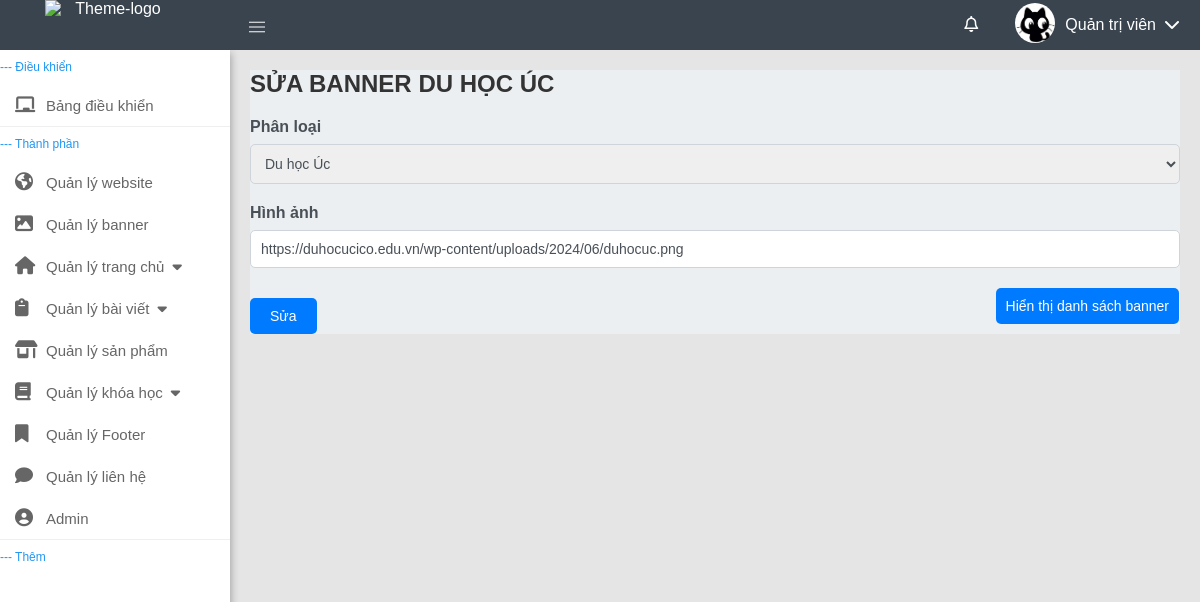
Page /Admin/index.php?task=suabaner&bn=dhuc&idsua=5 (signed in) on the committed database.
### tables this page shows
CREATE TABLE `ql_dangnhap` (
  `id` int(11) NOT NULL,
  `use` varchar(50) NOT NULL,
  `pass` varchar(30) NOT NULL,
  `tgbd` varchar(255) NOT NULL,
  `tthai` varchar(255) NOT NULL,
  `tgdn` int(11) NOT NULL,
  `level` int(11) NOT NULL,
  `hdcuoi` varchar(255) NOT NULL,
  `hide` varchar(255) NOT NULL,
  `tenhh` varchar(255) NOT NULL,
  `img` longtext NOT NULL,
  `pquyen` varchar(255) NOT NULL
);

CREATE TABLE `ql_baner` (
  `baner` longtext NOT NULL,
  `pl` varchar(200) NOT NULL,
  `id` int(11) NOT NULL,
  `note` varchar(255) NOT NULL
);

### Admin/views/view.php (called while the page is built, shortened)
<?php
class View{
    public function suabaner(){
        include_once 'templates/qlbn.php';
    }
}
?>

### Admin/controllers/controller.php (called while the page is built, shortened)
<?php
require_once "models/model.php";
require_once "views/view.php";
class Controller
{
	var $model, $view, $useLogin, $uploadfile;
	function __construct()
	{
		$this->view = new View();
	}
	public function suabaner()
	{
		$this->view->suabaner();
	}
}
?>

### Admin/models/model.php (called while the page is built, shortened)
<?php
class Model
{
    public $conn;
    public function __construct()
    {
        $this->conn = mysqli_connect('localhost', 'root', '', 'ico_web_final', 4306);
    }
    public function getDatabanerid($id)
    {
        $sql = "SELECT * FROM `ql_baner` WHERE `id` = $id";
        return mysqli_query($this->conn, $sql);
    }
    public function getDatause($use)
    {
        $sql = "SELECT * FROM `ql_dangnhap` where `use`='$use'";
        return mysqli_query($this->conn, $sql);
    }
}
?>

### Admin/templates/qlbn.php (the view, shortened to what this page needs)
<?php
require_once "templates/header.php";
?>
<body>
    <?php
    require_once "model/head.php";
    ?>
    <div class="layout">
        <?php
        require_once "model/navbar.php";
        ?>
        <main class="content">
            <?php
            $getct = isset($_GET['bn']) ? $_GET['bn'] : "";
            if ($getct == "dhduc") {
                $ct = " du học Đức";
            } elseif ($getct == "xkldnhat") {
                $ct = " giới thiệu xuất khẩu lao động";
            } elseif ($getct == "dhuc") {
                $ct = " du học Úc";
            } elseif ($getct == "dhdl") {
                $ct = " du học Đài Loan";
            } elseif ($getct == "dhnb") {
                $ct = " du học Nhật Bản";
            } elseif ($getct == "dhhq") {
                $ct = " du học Hàn Quốc";
            } elseif ($getct == "contact") {
                $ct = " Trang liên hệ";
            } else
                $ct = "";
            ?>
            <div class="admin-dashboard">
                <h2 class="text-center mb-4">Sửa banner <?php echo $ct ?></h2>
                <form action="" method="post">
                    <?php
                    require_once 'models/model.php';
                    $model = new Model();
                    $getid = $_GET['idsua'];
                    $result = mysqli_fetch_assoc($model->getDatabanerid($getid));
                    ?>
                    <div class="mb-3">
                        <label for="title" class="form-label">Phân loại</label>
                        <select name="pl" class="form-control">
                            <option value="dhuc" <?php if ($getct == "dhuc")
                                echo "selected"; ?>>Du học Úc</option>
                        </select>
                    </div>
                    <div class="mb-3">
                        <label for="image" class="form-label">Hình ảnh</label>
                        <input type="text" class="form-control" name="baner" id="image"
                            value="<?php echo $result['baner'] ?>">
                    </div>
                    <div class="d-flex justify-content-end btnnn">
                        <button type="submit" name="editbaner" class="btn btn-primary">Sửa</button>
                        <a href="index.php?task=qlbaner" class="btn btn-primary ht">Hiển thị danh
                            sách banner</a>
                    </div>
                </form>
            </div>
        </main>
    </div>
</body>
</html>

### Admin/model/head.php (shortened to what this page needs)
<header class="header">
        <a href="../Ico_Web" target="_blank" class="logo"><img class="img-fluid able-logo" src="https://lh3.googleusercontent.com/pw/AP1GczOP6fUst1ZQrf3L-XPUmJIZFw_g5dPuuZnfLEswWuls0vOg6gFjxTMD_FHuQsWAVxqlHr2_xMPJDmmKoF9HO45CKdoikdvBtjrasDWEdCV4QxYDfmrW4p3vEFAzYeEyctCW67Ij51HppMzHLcKVny_PFg=w1355-h590-s-no-gm?authuser=1"
                alt="Theme-logo"></a>
        <div class="navbar">
            <a href="#!" class="sidebar-toggle"> <span class="material-symbols-outlined">
                </span></a>
            <div class="navbar-custom">
                <ul class="item-nav">
                    <li class="dropdown"><a href="#!" class="dropdown-toggle dropdown-js"><i
                                class="fa-regular fa-bell"></i>
                        </a>
                    </li>
                    <?php
                    require_once "models/model.php";
                    $model = new Model();
                    $row = mysqli_fetch_assoc($model->getDatause($_SESSION['use'])); ?>
                    <li class="dropdown"><a href="#!" class="dropdown-toggle2 dropdown-js">
                            <div><img src="assets/profile/<?php if(!empty($row['img']))echo $row['img'];else echo "unknown.webp" ?>" width="40px" height="40px" style="border-radius: 50%;">
                            </div>
                            <div>
                                 <span><?php
                                    echo $row['tenhh'];
                                    ?></span><i class="fa-solid fa-chevron-down"></i></div></i>
                        </a>
                    </li>
                </ul>
            </div>
        </div>
    </header>

### Admin/assets/css/qlnavbar.css (style rules this page uses)
h2.text-center { font-size: 24px; color: #333; margin-bottom: 20px; text-transform: uppercase; }
.form-label { font-weight: bold; color: #495057; margin-bottom: 8px; display: block; }
.form-control { border: 1px solid #ced4da; border-radius: 5px; padding: 10px; font-size: 14px; color: #495057; width: 100%; transition: border-color 0.3s; }
button { padding: 10px 20px; font-size: 14px; border: none; border-radius: 5px; cursor: pointer; transition: background-color 0.3s; }
.btn-primary { background-color: #007bff; color: white; padding: 10px 20px; font-size: 14px; border: none; border-radius: 5px; cursor: pointer; transition: background-color 0.3s; }
.mb-3 { margin-bottom: 20px; }
body { font-family: Arial, sans-serif; }
button { margin-top: 10px; padding: 8px 12px; cursor: pointer; }

### Admin/assets/css/style.css (style rules this page uses)
ul, li { list-style-type: none; }
* { padding: 0; margin: 0; box-sizing: border-box; word-break: break-word; }
a { text-decoration: none; color: #fff; }
body { margin: 0; font-family: Arial, sans-serif; display: flex; flex-direction: column; height: 100vh; color: #373a3c; }
.header { display: flex; background-color: #39444E; color: white; z-index: 1000; max-height: 50px; height: 50px; }
.navbar { color: white; height: 100%; flex: 1; display: flex; justify-content: space-between; }
.navbar .navbar-custom .item-nav { display: flex; justify-content: space-between; min-width: 150px; height: 100%; margin: 0 10px; align-items: center; }
.logo { display: block; width: 230px; text-align: center; overflow: hidden; }
.able-logo { display: inline-block; margin-right: 10px; width: 130px; }
.material-symbols-outlined { font-variation-settings: 'FILL' 0, 'wght' 200, 'GRAD' 0, 'opsz' 24; color: white; display: inline-block; height: 20px; padding: 15px; align-items: center; }
.fa-bell { font-size: 16px; }
.sidebar-toggle { height: 50px; align-items: center; }
.header .dropdown { position: relative; }
.header .dropdown .dropdown-toggle2 { display: flex; align-items: center; margin: auto 10px; }
.header .dropdown .dropdown-toggle2 div:last-child span { margin-right: 8px; line-height: 50px; }
.header .dropdown .dropdown-toggle2 img { margin: auto 10px; }
.item-nav .dropdown-toggle { line-height: 50px; padding: 17px; }
.layout { display: flex; flex: 1; height: 100%; }
.content { flex: 1; padding: 20px; background-color: #E5E5E5; height: calc(100vh - 50px); }
.admin-dashboard { background: #EBEFF2; }
.justify-content-end .ht { position: absolute; display: block; width: fit-content; right: 0; }
.btnnn { display: flex; }
.btnnn .ht { right: 21px; padding: 10px; }

### rows in the picture
ql_dangnhap: img (picture), tenhh "Quản trị viên"
ql_baner: baner "https://duhocucico.edu.vn/wp-content/uploads/2024/06/duhocuc.png"

### other values in the picture
$ct "DU HỌC ÚC"
